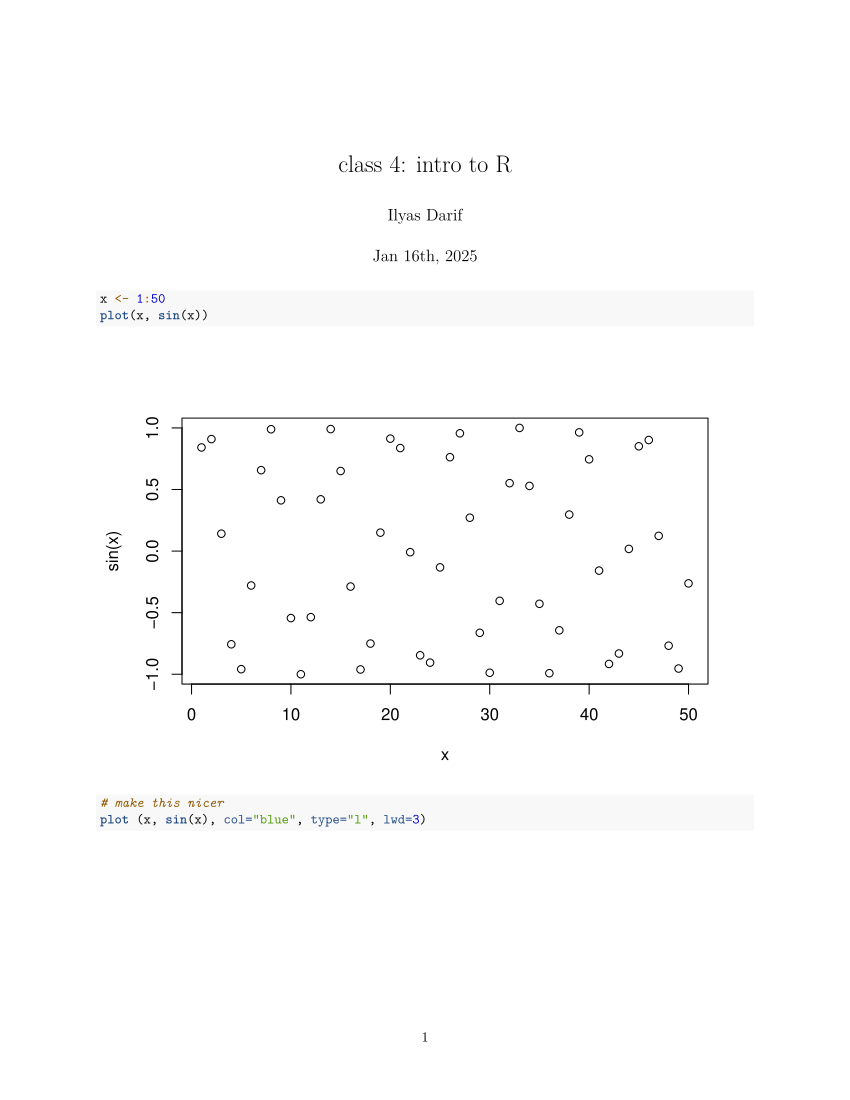

Recreate this plot in R.
#' ---
#' title: "class 4: intro to R"
#' author: "Ilyas Darif"
#' date: "Jan 16th, 2025"
#' ---

x <- 1:50
plot(x, sin(x))


# make this nicer
plot (x, sin(x), col="blue", type="l", lwd=3)
